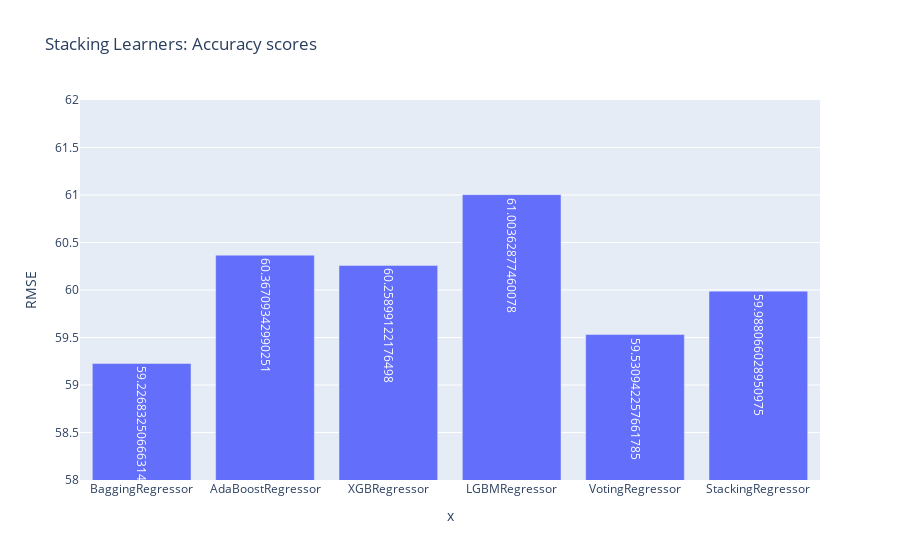

The cell this chart's notebook holds for it:
### Code cell
regression_models = [model_name for model_name, model in models_cv]
fig = px.bar(x=regression_models, y = accuracy_scores_regression, 
        title='Stacking Learners: Accuracy scores', text= accuracy_scores_regression)
fig.update_layout( yaxis_title="RMSE", yaxis_range=[58, 62])

### Figure 1 — Plotly figure (JSON) as saved in the notebook; plotly's stock layout.template omitted (floating-point values rounded to 4 significant figures)
{"data": [{"alignmentgroup": "True", "hovertemplate": "x=%{x}<br>y=%{y}<br>text=%{text}<extra></extra>", "legendgroup": "", "marker": {"color": "#636efa"}, "name": "", "offsetgroup": "", "orientation": "v", "showlegend": false, "text": [59.23, 60.37, 60.26, 61.0, 59.53, 59.99], "textposition": "auto", "type": "bar", "x": ["BaggingRegressor", "AdaBoostRegressor", "XGBRegressor", "LGBMRegressor", "VotingRegressor", "StackingRegressor"], "xaxis": "x", "y": [59.23, 60.37, 60.26, 61.0, 59.53, 59.99], "yaxis": "y"}], "layout": {"barmode": "relative", "legend": {"tracegroupgap": 0}, "title": {"text": "Stacking Learners: Accuracy scores"}, "xaxis": {"anchor": "y", "domain": [0, 1], "title": {"text": "x"}}, "yaxis": {"anchor": "x", "domain": [0, 1], "range": [58, 62], "title": {"text": "RMSE"}}}}
